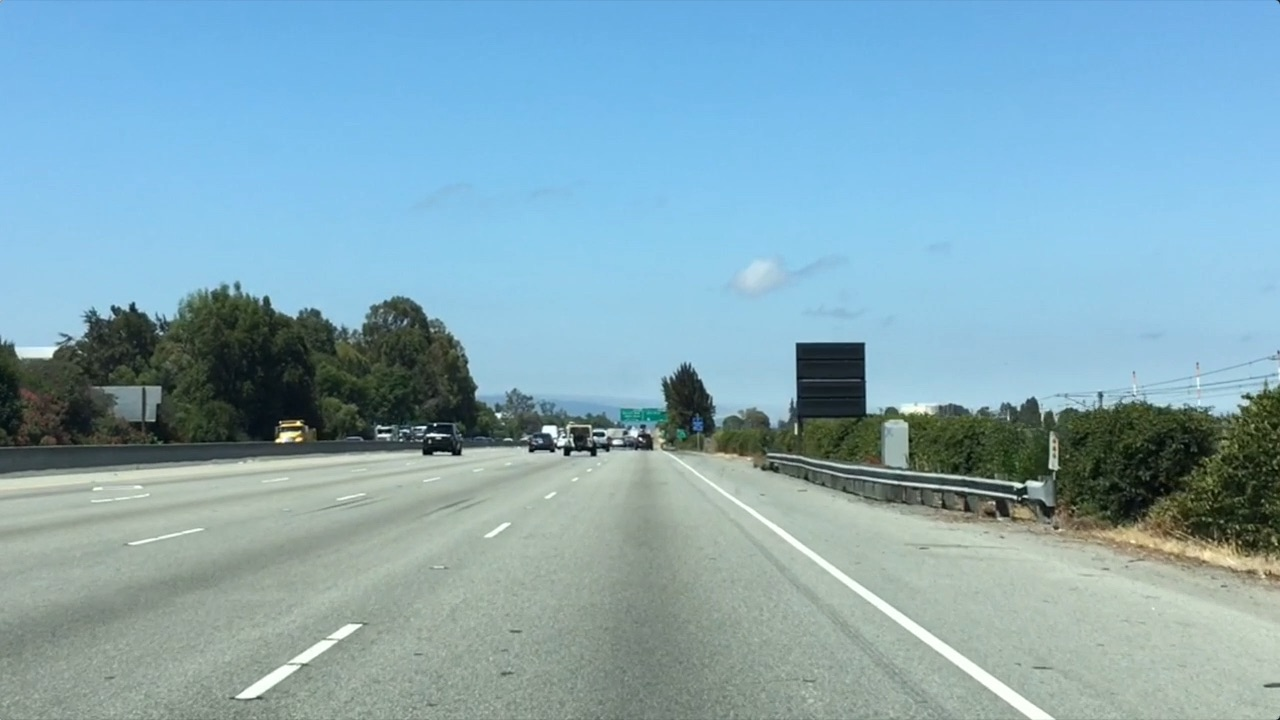
#> input picture 1-Computervision/1-colorandlanedetection/test.jpg, 1280 x 720 px; its folder holds only this picture in this run
$ python -i line_detect.py   (imports and definitions only)
#> lines starting #> are read from the running program, lines starting #| are printed output that depends on the picture; after the words box and inside, x2 and y2 are one past the last pixel; in counts of white or black regions, pixels touching at a corner belong together
# <codecell>

import matplotlib.pyplot as plt
import matplotlib.image as mpimg
import numpy as np
import cv2
import math


# ### Helper functions


def grayscale(img):
    return cv2.cvtColor(img, cv2.COLOR_RGB2GRAY)

def convert_hls(img):
    return cv2.cvtColor(img, cv2.COLOR_RGB2HLS)

def canny(img, low_threshold, high_threshold):
    return cv2.Canny(img, low_threshold, high_threshold)

def gaussian_blur(img, kernel_size):
    return cv2.GaussianBlur(img, (kernel_size, kernel_size), 0)

def region_of_interest(img, vertices):
    mask = np.zeros_like(img)

    if len(img.shape) > 2:
        channel_count = img.shape[2]  # i.e. 3 or 4 depending on your image
        ignore_mask_color = (255,) * channel_count
    else:
        ignore_mask_color = 255

    cv2.fillPoly(mask, vertices, ignore_mask_color)

    masked_image = cv2.bitwise_and(img, mask)
    return masked_image


def draw_lines(img, houghLines, color=[0, 255, 0], thickness=2):
    for line in houghLines:
        for x1,y1,x2,y2 in line:
            cv2.line(img, (x1, y1), (x2, y2), color, thickness)

def hough_lines(img, rho, theta, threshold, min_line_len, max_line_gap):
    houghLines = cv2.HoughLinesP(img, rho, theta, threshold, np.array([]), minLineLength=min_line_len, maxLineGap=max_line_gap)
    line_img = np.zeros((img.shape[0], img.shape[1], 3), dtype=np.uint8)
    draw_lines(line_img, houghLines)
    return line_img


def weighted_img(img, initial_img, α=0.8, β=1., λ=0.):
    return cv2.addWeighted(initial_img, α, img, β, λ)

def mask_white_yellow(image):
    converted = convert_hls(image)
    lower = np.uint8([  0, 200,   0])
    upper = np.uint8([255, 255, 255])
    white_mask = cv2.inRange(converted, lower, upper)
    lower = np.uint8([ 10,   0, 100])
    upper = np.uint8([ 40, 255, 255])
    yellow_mask = cv2.inRange(converted, lower, upper)
    mask = cv2.bitwise_or(white_mask, yellow_mask)
    whiteYellowImage = cv2.bitwise_and(image, image, mask = mask)
    return whiteYellowImage

aLeftStored = 0
aRightStored = 0
bLeftStored = 0
bRightStored = 0
yMinStored = 0

def reset_params_for_averaging():
    global aLeftStored
    global bLeftStored
    global aRightStored
    global bRightStored
    global yMinStored

    aLeftStored = 0
    aRightStored = 0
    bLeftStored = 0
    bRightStored = 0
    yMinStored = 0

def get_averaged_line_params(lineParams, leftHoughLinesExist, rightHoughLinesExist):
    global aLeftStored
    global bLeftStored
    global aRightStored
    global bRightStored

    param1 = 0.9
    param2 = 0.1

    a_left = lineParams[0]
    b_left = lineParams[1]
    a_right = lineParams[2]
    b_right = lineParams[3]

    if (aLeftStored==0):
        aLeftStored = a_left
    if (bLeftStored==0):
        bLeftStored = b_left
    if (aRightStored==0):
        aRightStored = a_right
    if (bRightStored==0):
        bRightStored = b_right

    if (not leftHoughLinesExist):
        a_left = aLeftStored
    else :
        a_left = aLeftStored * param1 + a_left * param2
        aLeftStored = a_left
        b_left = bLeftStored * param1 + b_left * param2
        bLeftStored = b_left

    if (not rightHoughLinesExist):
        a_right = aRightStored
    else :
        a_right = aRightStored * param1 + a_right * param2
        aRightStored = a_right
        b_right = bRightStored * param1 + b_right * param2
        bRightStored = b_right

    return [a_left, b_left, a_right, b_right]

def get_top_y_point(lineParams, y_min):
    global yMinStored
    param1 = 0.9
    param2 = 0.1

    a_left = lineParams[0]
    b_left = lineParams[1]
    a_right = lineParams[2]
    b_right = lineParams[3]

    yIntersection = int((a_right*b_left-a_left*b_right)/(a_right-a_left))
    margin = 10
    if (yIntersection + margin > y_min):
        y_min = yIntersection + margin

    if (yMinStored==0):
        yMinStored = y_min
    y_min = int(yMinStored * param1 + y_min * param2)
    yMinStored = y_min
    return y_min

# <markdowncell>
# ### Main processing pipeline

# <codecell>

def draw_lanes_image(imageName):
    image = mpimg.imread(imageName)
#> image is the input picture: shape (720, 1280, 3); mean R, G, B 132, 168.5, 182.1
    reset_params_for_averaging()
    draw_lanes(image, True, imageName)
#> in convert_hls, `return cv2.cvtColor(img, cv2.COLOR_RGB2HLS)`: returned value: shape (720, 1280, 3); mean of channels 0, 1, 2 81.8, 159.6, 105.7
#> in mask_white_yellow, `white_mask = cv2.inRange(converted, lower, upper)`:
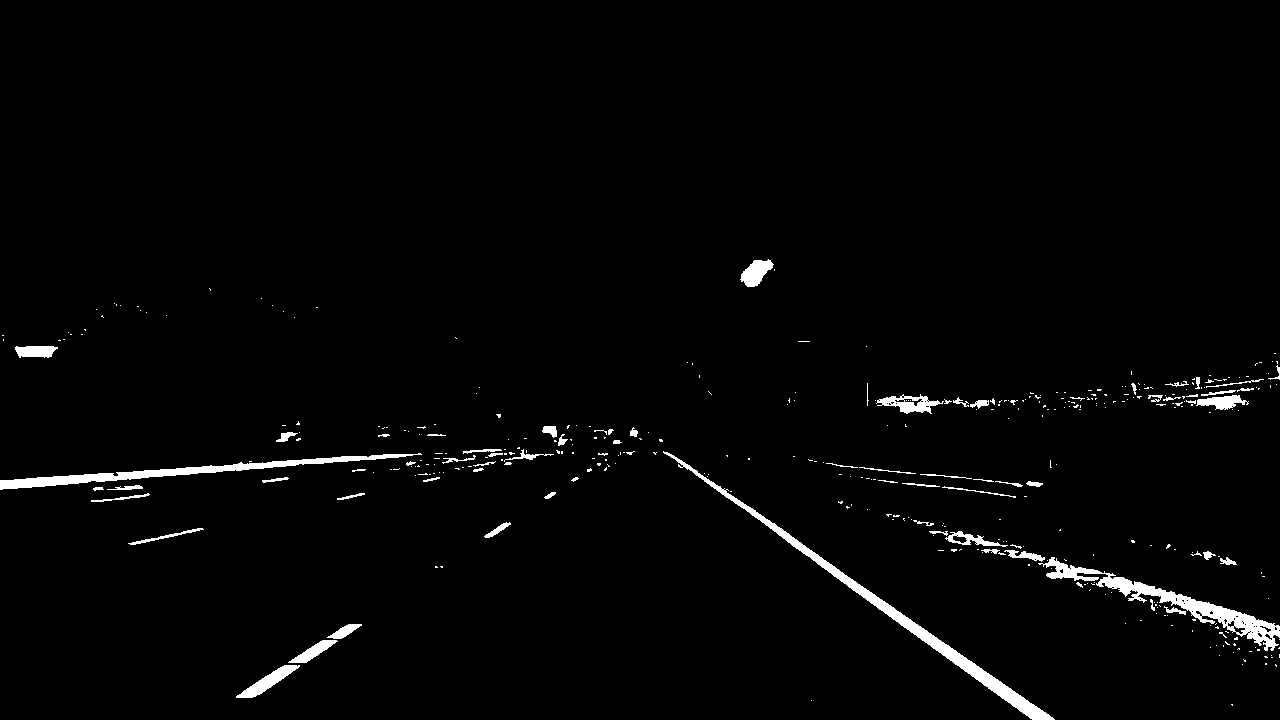
#> white_mask: shape (720, 1280); 2% white; 391 white regions (322 under 20 px), largest, box (x1, y1, x2, y2) and area: (663, 451, 1055, 720) 3972, (1038, 557, 1280, 651) 3381, (0, 453, 422, 490) 2793
#> in mask_white_yellow, `yellow_mask = cv2.inRange(converted, lower, upper)`: yellow_mask: shape (720, 1280); 0.31% white; 240 white regions (208 under 20 px), largest, box (x1, y1, x2, y2) and area: (1187, 549, 1240, 566) 388, (277, 432, 303, 442) 129, (1177, 508, 1193, 521) 108
#> in canny, `return cv2.Canny(img, low_threshold, high_threshold)`: returned value: shape (720, 1280); 1.4% white in thin lines or dots, all inside (x1, y1, x2, y2) = (0, 259, 1280, 720)
#> in region_of_interest, `cv2.fillPoly(mask, vertices, ignore_mask_color)`: mask: shape (720, 1280); 24.8% white; 1 white region, box (x1, y1, x2, y2) and area: (1, 396, 1280, 720) 228348
#> in region_of_interest, `masked_image = cv2.bitwise_and(img, mask)`:
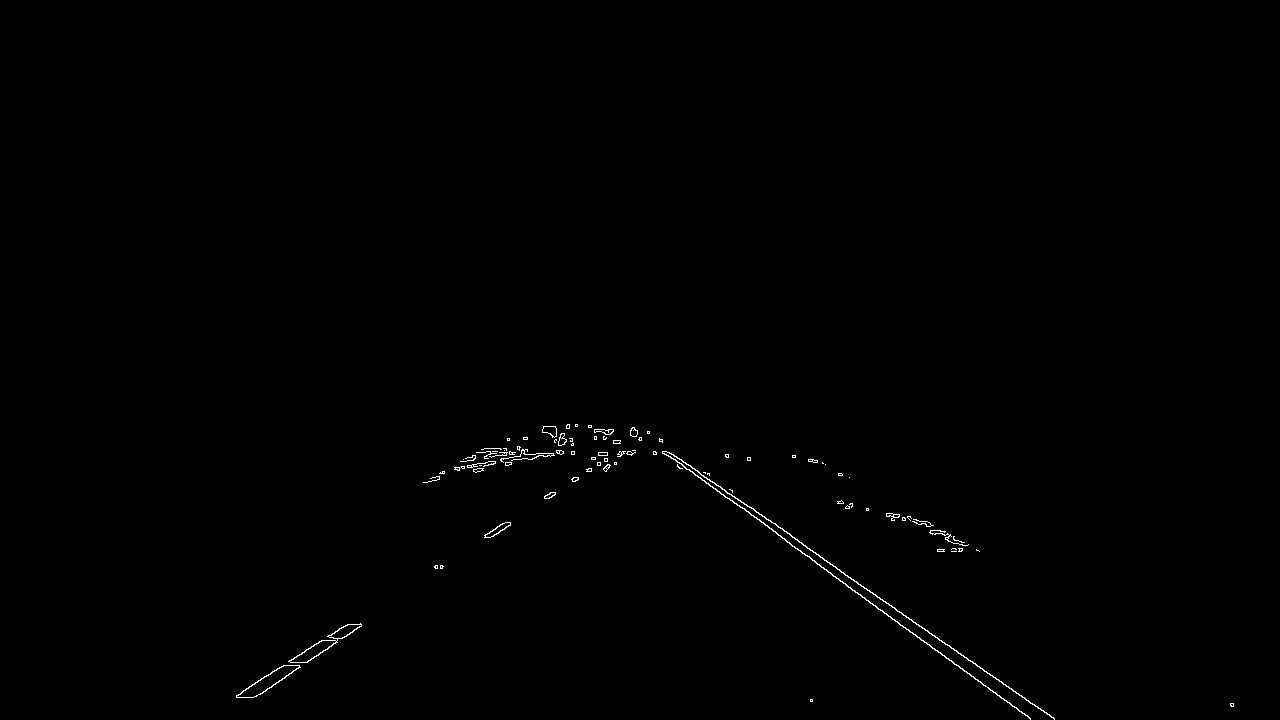
#> masked_image: shape (720, 1280); 0.36% white in thin lines or dots, all inside (x1, y1, x2, y2) = (236, 424, 1234, 720)
#> in draw_lanes, `houghLines = cv2.HoughLinesP(maskedImage, rho, theta, threshold, np.ar..`: houghLines = 57 rows, first 6: [291, 660, 347, 624], [765, 525, 1030, 718], [947, 644, 1054, 719], [820, 557, 870, 592], [307, 662, 361, 626], [662, 452, 700, 477]
#> the loop in draw_lines, `for line in houghLines:` made 57 passes
#> line on passes 1 to 12: [[291, 660, 347, 624]], [[765, 525, 1030, 718]], [[947, 644, 1054, 719]], [[820, 557, 870, 592]], [[307, 662, 361, 626]], [[662, 452, 700, 477]], [[666, 451, 805, 545]], [[912, 521, 929, 526]], [[455, 468, 473, 465]], [[536, 456, 561, 454]], [[473, 471, 504, 458]], [[863, 586, 919, 626]]
#> in weighted_img, `return cv2.addWeighted(initial_img, α, img, β, λ)`:
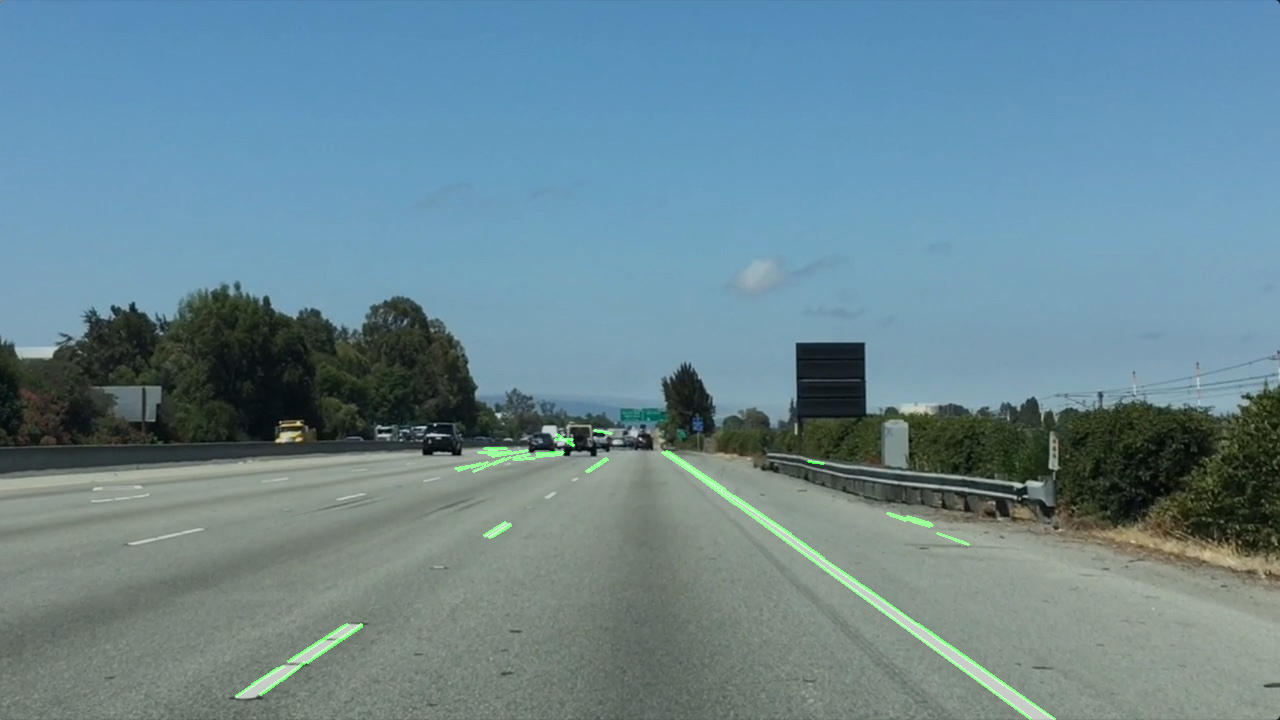
#> returned value: shape (720, 1280, 3); mean of channels 0, 1, 2 105.6, 135.3, 145.6; drawn as R, G, B
#> the loop in draw_lanes, `for line in houghLines:` made 57 passes
#> after the loop in draw_lanes, `for line in houghLines:`: a_left = -18762.5; a_right = 143583.3; b_left = 24690755.5; b_right = -3933233.7; cumLengthLeft = 29357; cumLengthRight = 203181; linesFiltered = 43 items, first 6: [[291, 660, 347, 624]], [[765, 525, 1030, 718]], [[947, 644, 1054, 719]], [[820, 557, 870, 592]], [[307, 662, 361, 626]], [[662, 452, 700, 477]]; y_min = 430
#> the loop in draw_lines (call 2), `for line in houghLines:` made 43 passes
#> in draw_lanes, `a_left /= cumLengthLeft`: a_left = -0.639
#> in draw_lanes, `b_left /= cumLengthLeft`: b_left = 841.1
#> in draw_lanes, `a_right /= cumLengthRight`: a_right = 0.707
#> in draw_lanes, `b_right /= cumLengthRight`: b_right = -19.36
#> in draw_lanes, `lineParams = [a_left, b_left, a_right, b_right]`: lineParams = [-0.639, 841.1, 0.707, -19.36]
#> in get_averaged_line_params, `a_left = lineParams[0]`: a_left = -0.639
#> in get_averaged_line_params, `b_left = lineParams[1]`: b_left = 841.1
#> in get_averaged_line_params, `a_right = lineParams[2]`: a_right = 0.707
#> in get_averaged_line_params, `b_right = lineParams[3]`: b_right = -19.36
#> in get_averaged_line_params, `aLeftStored = a_left`: aLeftStored = -0.639
#> in get_averaged_line_params, `bLeftStored = b_left`: bLeftStored = 841.1
#> in get_averaged_line_params, `aRightStored = a_right`: aRightStored = 0.707
#> in get_averaged_line_params, `bRightStored = b_right`: bRightStored = -19.36
#> in get_top_y_point, `a_left = lineParams[0]`: a_left = -0.639
#> in get_top_y_point, `b_left = lineParams[1]`: b_left = 841.1
#> in get_top_y_point, `a_right = lineParams[2]`: a_right = 0.707
#> in get_top_y_point, `b_right = lineParams[3]`: b_right = -19.36
#> in get_top_y_point, `yIntersection = int((a_right*b_left-a_left*b_right)/(a_right-a_left))`: yIntersection = 432
#> in get_top_y_point, `y_min = yIntersection + margin`: y_min = 442
#> in draw_lanes, `x1_left = int((y_max-b_left)/a_left)`: x1_left = 189
#> in draw_lanes, `x2_left = int((y_min-b_left)/a_left)`: x2_left = 624
#> in draw_lanes, `x1_right = int((y_max-b_right)/a_right)`: x1_right = 1046
#> in draw_lanes, `x2_right = int((y_min-b_right)/a_right)`: x2_right = 652
#> in draw_lanes, `cv2.line(foundLinesImage, (x1_right, y_max), (x2_right, y_min), [255, ..`:
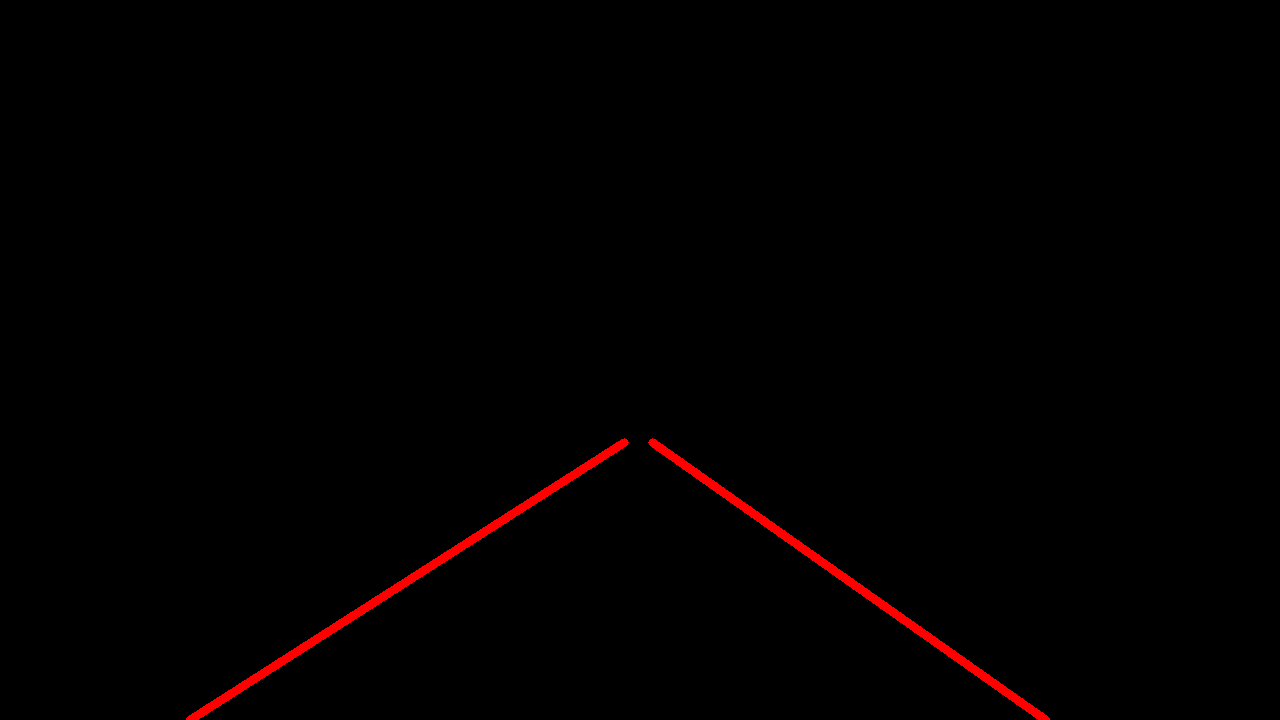
#> foundLinesImage: shape (720, 1280, 3); mean of channels 0, 1, 2 2.4, 0, 0; drawn as R, G, B
#> (the call stopped at in draw_lanes, `fig = plt.figure(figsize = (30,20))`: IPython is not available in this run)

def draw_lanes(image, showIntermediateSteps=False, imageName=""):
    imgHeight = image.shape[0]
    imgWidth = image.shape[1]

    whiteYellowImage = mask_white_yellow(image)
    grayImage = grayscale(whiteYellowImage)
    blurredImage = gaussian_blur(grayImage, 5)
    edgesImage = canny(blurredImage, 40, 80)
    yTopMask = imgHeight*0.55
    vertices = np.array([[0, imgHeight], [imgWidth*0.45, yTopMask], [imgWidth*0.55, yTopMask], [imgWidth,imgHeight]], np.int32)
    maskedImage = region_of_interest(edgesImage, [vertices])


    rho = 2
    theta = np.pi/180
    threshold = 15
    min_line_length = 15
    max_line_gap = 5

    houghLines = cv2.HoughLinesP(maskedImage, rho, theta, threshold, np.array([]), minLineLength=min_line_length, maxLineGap=max_line_gap)

    if (showIntermediateSteps):
        houghLinesImage = np.zeros((imgHeight, imgWidth, 3), dtype=np.uint8)
        draw_lines(houghLinesImage, houghLines)
        origWithHoughLines = weighted_img(houghLinesImage,image)


    linesFiltered = []
    cumLengthLeft = 0
    cumLengthRight = 0
    leftHoughLinesExist = False;
    rightHoughLinesExist = False;
    a_left = 0
    b_left = 0
    a_right = 0
    b_right = 0
    y_min = 10000

    for line in houghLines:
        for x1,y1,x2,y2 in line:
            if (y1<y_min):
                y_min = y1
            if (y2<y_min):
                y_min = y2
            a = float((y2-y1)/(x2-x1))
            b = (y1-a*x1)
            length = math.sqrt(pow(y2-y1,2)+pow(x2-x1,2))

            if not np.isnan(a) or np.isinf(a) or (a == 0):
                if (a > -1.5) and (a < -0.3) :
                    linesFiltered.append(line)
                    cumLengthLeft += pow(length,2)
                    leftHoughLinesExist = True
                    a_left += a * pow(length,2)
                    b_left += b * pow(length,2)

                if (a > 0.3) and (a < 1.5) :
                    linesFiltered.append(line)
                    cumLengthRight += pow(length,2)
                    rightHoughLinesExist = True
                    a_right += a * pow(length,2)
                    b_right += b * pow(length,2)

    if (showIntermediateSteps):
        houghLinesFilteredImage = np.zeros((imgHeight, imgWidth, 3), dtype=np.uint8)
        draw_lines(houghLinesFilteredImage, linesFiltered)
        origWithHoughLinesFiltered = weighted_img(houghLinesFilteredImage,image)

    if (y_min==10000):
        y_min = yTopMask

    y_max = imgHeight

    if (cumLengthLeft != 0) :
        a_left /= cumLengthLeft
        b_left /= cumLengthLeft

    if (cumLengthRight != 0)  :
        a_right /= cumLengthRight
        b_right /= cumLengthRight

    lineParams = [a_left, b_left, a_right, b_right]
    lineParams = get_averaged_line_params(lineParams, leftHoughLinesExist, rightHoughLinesExist)

    y_min = get_top_y_point(lineParams, y_min)

    x1_left = 0
    x2_left = 0
    x1_right = 0
    x2_right = 0

    a_left = lineParams[0]
    b_left = lineParams[1]
    a_right = lineParams[2]
    b_right = lineParams[3]

    if (a_left!=0):
        x1_left = int((y_max-b_left)/a_left)
        x2_left = int((y_min-b_left)/a_left)

    if (a_right!=0):
        x1_right = int((y_max-b_right)/a_right)
        x2_right = int((y_min-b_right)/a_right)

    foundLinesImage = np.zeros((imgHeight, imgWidth, 3), dtype=np.uint8)

    if (a_left!=0):
        cv2.line(foundLinesImage, (x1_left, y_max), (x2_left, y_min), [255, 0, 0], 7)

    if (a_right!=0):
        cv2.line(foundLinesImage, (x1_right, y_max), (x2_right, y_min), [255, 0, 0], 7)

    origWithFoundLanes = weighted_img(foundLinesImage,image)

    if (showIntermediateSteps):
# [10 lines of commented-out code are left out]

        fig = plt.figure(figsize = (30,20))
        plt.subplot(131)
        plt.imshow(image)
        plt.subplot(132)
        plt.imshow(whiteYellowImage)
        plt.subplot(133)
        plt.imshow(grayImage, cmap='gray')

        fig2 = plt.figure(figsize = (30,20))
        plt.subplot(131)
        plt.imshow(blurredImage, cmap='gray')
        plt.subplot(132)
        plt.imshow(edgesImage, cmap='gray')
        plt.subplot(133)
        plt.imshow(maskedImage, cmap='gray')

        fig3 = plt.figure(figsize = (30,20))
        plt.subplot(131)
        plt.imshow(origWithHoughLines)
        plt.subplot(132)
        plt.imshow(origWithHoughLinesFiltered)
        plt.subplot(133)
        plt.imshow(origWithFoundLanes)

        plt.show()

    return origWithFoundLanes


# <markdowncell>
# ### Testing on images

# <codecell>

import os
#for img in os.listdir("test_images/"):
 #  draw_lanes_image("test_images/"+img)

#draw_lanes_image("test_images/challengeSnap3.jpg")

# <markdowncell>
# ### Testing on video files

# <codecell>
from moviepy.editor import VideoFileClip
from IPython.display import HTML

# [5 lines of commented-out code are left out]

output = 'output_movies/challenge_out.mp4'
# [1 line that did not run here, left out]

reset_params_for_averaging()
# [1 line that did not run here, left out]
#from IPython import get_ipython
#get_ipython().magic('time clip_out.write_videofile(output, audio=False)')
####
#white_output = 'test_videos_output/solidWhiteRight.mp4'
## To speed up the testing process you may want to try your pipeline on a shorter subclip of the video
## To do so add .subclip(start_second,end_second) to the end of the line below
## Where start_second and end_second are integer values representing the start and end of the subclip
## You may also uncomment the following line for a subclip of the first 5 seconds
##clip1 = VideoFileClip("test_videos/solidWhiteRight.mp4").subclip(0,5)
#clip1 = VideoFileClip("test_videos/solidWhiteRight.mp4")
#white_clip = clip1.fl_image(process_image) #NOTE: this function expects color images!!
# [7 lines not run here, left out]

>>> result = draw_lanes_image('../1-Computervision/1-colorandlanedetection/test.jpg')
